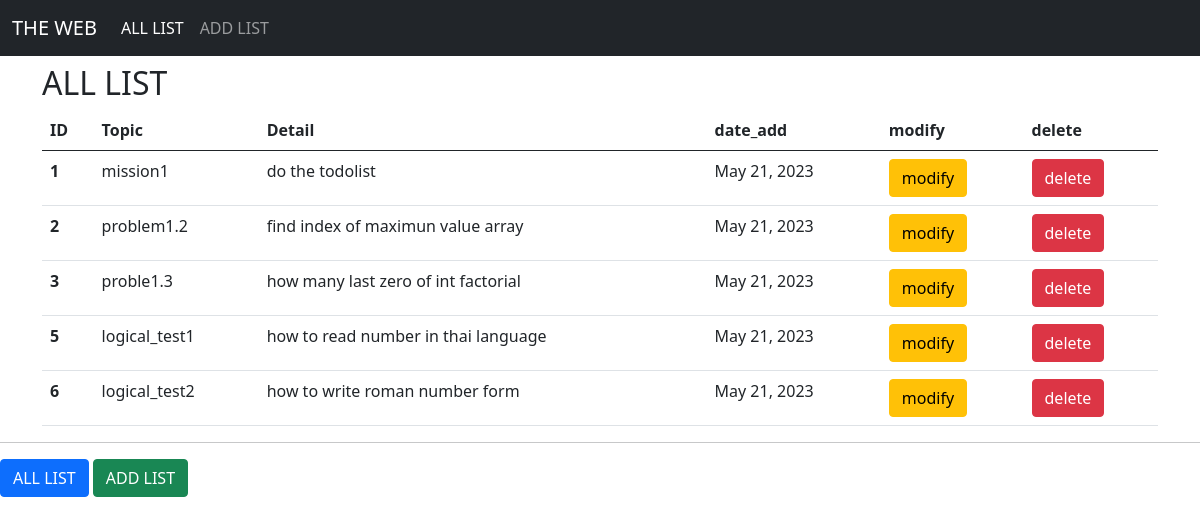
The page / on the database its author committed.
### myapp/models.py (models this page shows, shortened)
class Task(models.Model):
    Topic = models.CharField(max_length=100)
    Detail = models.CharField(max_length=200)
    date = models.DateField(auto_now_add=True)

### myapp/views.py (the view)
# urls.py: path('',views.index),#''->frist page////call function "index" in views
def index(request):
     all_task = Task.objects.all()#all_person keep the data
     return render(request,"index.html",{"all_task":all_task})#---------show database

### myapp/templates/index.html (shortened to what this page needs)
{% extends "base.html" %}
{% block content %}
    <h2>ALL LIST</h2>
    <table class="table">
        <thead>
          <tr>
            <th scope="col">ID</th>
            <th scope="col">Topic</th>
            <th scope="col">Detail</th>
            <th scope="col">date_add</th>
            <th scope="col">modify</th>
            <th scope="col">delete</th>
          </tr>
        </thead>
        <tbody>
          {% for task in all_task %}
          <tr>
            <th scope="row">{{task.id}}</th>
            <td>{{task.Topic}}</td>
            <td>{{task.Detail}}</td>
            <td>{{task.date}}</td>
            <td><a href="edit/{{task.id}}" class="btn btn-warning">modify</a></td>
            <td>
                <a href="delete/{{task.id}}"
                class="btn btn-danger"
                onclick="return confirm('delete{{task.id}}???')"
                >delete</a>
            </td>
          </tr>
            {% endfor %}
        </tbody>
      </table>
{% endblock %}

### myapp/templates/base.html (shortened to what this page needs)
<!DOCTYPE html>
<html lang="en">
<head>
    <link href="https://cdn.jsdelivr.net/npm/bootstrap@5.0.2/dist/css/bootstrap.min.css" rel="stylesheet">
</head>
<body>
    <nav class="navbar navbar-expand-lg navbar-dark bg-dark">
        <div class="container-fluid">
          <a class="navbar-brand" href="/">THE WEB</a>
          <div class="collapse navbar-collapse" id="navbarNav">
            <ul class="navbar-nav">
              <li class="nav-item">
                <a class="nav-link active" aria-current="page" href="/">ALL LIST</a>
              </li>
              <li class="nav-item">
                <a class="nav-link" href="/ADD">ADD LIST</a>
              </li>
            </ul>
          </div>
        </div>
      </nav>
    <div class="container my-2">
        {% block content %}
        {% endblock %}
    </div>
    <hr>
    <a href="/" class="btn btn-primary">ALL LIST</a>
    <a href="/ADD"  class="btn btn-success">ADD LIST</a>
</body>
</html>

### rows shown on the page
Task: id "1", Topic "mission1", Detail "do the todolist", date "May 21, 2023"
Task: id "2", Topic "problem1.2", Detail "find index of maximun value array", date "May 21, 2023"
Task: id "3", Topic "proble1.3", Detail "how many last zero of int factorial", date "May 21, 2023"
Task: id "5", Topic "logical_test1", Detail "how to read number in thai language", date "May 21, 2023"
Task: id "6", Topic "logical_test2", Detail "how to write roman number form", date "May 21, 2023"
